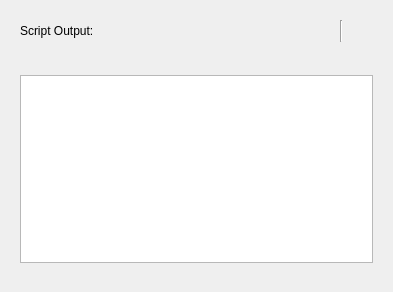
<?xml version="1.0" encoding="UTF-8"?>
<ui version="4.0">
 <class>ScriptOutputWidget</class>
 <widget class="QWidget" name="ScriptOutputWidget">
  <property name="geometry">
   <rect>
    <x>0</x>
    <y>0</y>
    <width>393</width>
    <height>292</height>
   </rect>
  </property>
  <layout class="QVBoxLayout" name="verticalLayout_2">
   <item>
    <layout class="QVBoxLayout" name="verticalLayout">
     <item>
      <widget class="QWidget" name="header" native="true">
       <layout class="QHBoxLayout" name="horizontalLayout_2">
        <item>
         <layout class="QHBoxLayout" name="horizontalLayout">
          <item>
           <widget class="QLabel" name="label">
            <property name="text">
             <string>Script Output:</string>
            </property>
           </widget>
          </item>
          <item>
           <widget class="QPushButton" name="buttonDisableClear">
            <property name="maximumSize">
             <size>
              <width>24</width>
              <height>16777215</height>
             </size>
            </property>
            <property name="toolTip">
             <string>Clear program output with each execution.</string>
            </property>
            <property name="checkable">
             <bool>true</bool>
            </property>
            <property name="flat">
             <bool>true</bool>
            </property>
           </widget>
          </item>
          <item>
           <widget class="QPushButton" name="buttonEnableDebugOutput">
            <property name="maximumSize">
             <size>
              <width>24</width>
              <height>16777215</height>
             </size>
            </property>
            <property name="toolTip">
             <string>Show debug output.</string>
            </property>
            <property name="checkable">
             <bool>true</bool>
            </property>
            <property name="flat">
             <bool>true</bool>
            </property>
           </widget>
          </item>
          <item>
           <widget class="Line" name="line">
            <property name="orientation">
             <enum>Qt::Vertical</enum>
            </property>
           </widget>
          </item>
          <item>
           <widget class="QPushButton" name="buttonClear">
            <property name="maximumSize">
             <size>
              <width>24</width>
              <height>16777215</height>
             </size>
            </property>
            <property name="toolTip">
             <string>Clear output.</string>
            </property>
            <property name="checkable">
             <bool>false</bool>
            </property>
            <property name="flat">
             <bool>true</bool>
            </property>
           </widget>
          </item>
         </layout>
        </item>
       </layout>
      </widget>
     </item>
     <item>
      <widget class="QWidget" name="body" native="true">
       <layout class="QVBoxLayout" name="verticalLayout_4">
        <item>
         <widget class="QStackedWidget" name="output">
          <property name="sizePolicy">
           <sizepolicy hsizetype="Preferred" vsizetype="Preferred">
            <horstretch>0</horstretch>
            <verstretch>0</verstretch>
           </sizepolicy>
          </property>
          <property name="lineWidth">
           <number>1</number>
          </property>
          <property name="currentIndex">
           <number>0</number>
          </property>
          <widget class="QWidget" name="page1">
           <property name="sizePolicy">
            <sizepolicy hsizetype="Expanding" vsizetype="Expanding">
             <horstretch>0</horstretch>
             <verstretch>0</verstretch>
            </sizepolicy>
           </property>
           <layout class="QGridLayout" name="gridLayout">
            <property name="leftMargin">
             <number>0</number>
            </property>
            <property name="rightMargin">
             <number>0</number>
            </property>
            <item row="0" column="0">
             <widget class="QTextBrowser" name="txtOutput">
              <property name="sizePolicy">
               <sizepolicy hsizetype="Expanding" vsizetype="Expanding">
                <horstretch>0</horstretch>
                <verstretch>0</verstretch>
               </sizepolicy>
              </property>
             </widget>
            </item>
           </layout>
          </widget>
          <widget class="QWidget" name="page2">
           <layout class="QGridLayout" name="gridLayout_2">
            <property name="leftMargin">
             <number>0</number>
            </property>
            <property name="rightMargin">
             <number>0</number>
            </property>
            <item row="0" column="0">
             <widget class="QTextBrowser" name="dbgOutput"/>
            </item>
           </layout>
          </widget>
         </widget>
        </item>
       </layout>
      </widget>
     </item>
    </layout>
   </item>
  </layout>
 </widget>
 <resources/>
 <connections/>
</ui>
